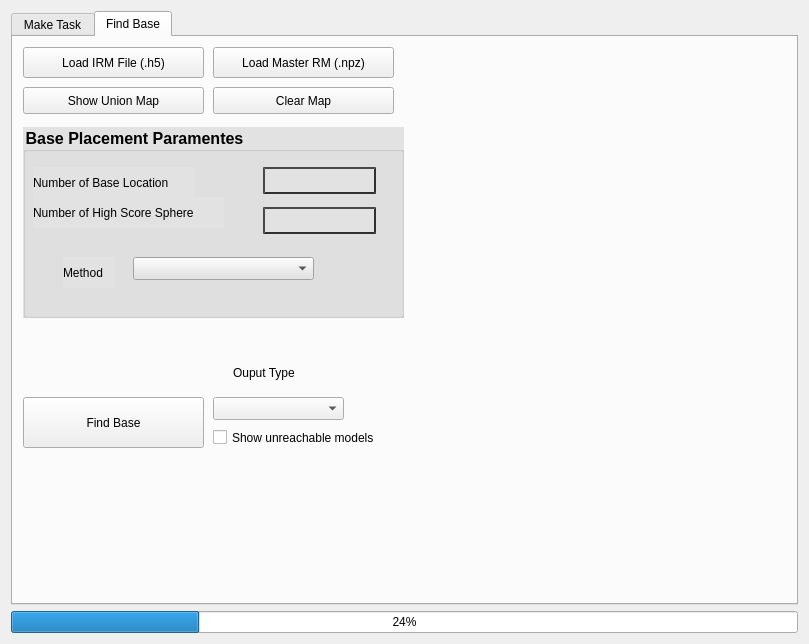
<?xml version="1.0" encoding="UTF-8"?>
<ui version="4.0">
 <class>BasePlacementWidget</class>
 <widget class="QWidget" name="BasePlacementWidget">
  <property name="geometry">
   <rect>
    <x>0</x>
    <y>0</y>
    <width>809</width>
    <height>644</height>
   </rect>
  </property>
  <property name="windowTitle">
   <string>Form</string>
  </property>
  <layout class="QGridLayout" name="gridLayout">
   <item row="1" column="1">
    <widget class="QProgressBar" name="progressBar">
     <property name="value">
      <number>24</number>
     </property>
    </widget>
   </item>
   <item row="0" column="1">
    <widget class="QTabWidget" name="tabWidget">
     <property name="currentIndex">
      <number>1</number>
     </property>
     <widget class="QWidget" name="tab_1">
      <attribute name="title">
       <string>Make Task</string>
      </attribute>
      <layout class="QGridLayout" name="gridLayout_2">
       <item row="0" column="0">
        <widget class="QLabel" name="label">
         <property name="text">
          <string>Task Poses</string>
         </property>
        </widget>
       </item>
       <item row="10" column="3">
        <widget class="QPushButton" name="btn_ClearAllPoints">
         <property name="text">
          <string>Clear All Poses</string>
         </property>
        </widget>
       </item>
       <item row="10" column="1">
        <widget class="QPushButton" name="btn_SavePath">
         <property name="text">
          <string>Save Task</string>
         </property>
        </widget>
       </item>
       <item row="10" column="0">
        <widget class="QPushButton" name="btn_LoadPath">
         <property name="text">
          <string>Load Task</string>
         </property>
        </widget>
       </item>
       <item row="1" column="0" rowspan="4" colspan="4">
        <widget class="QTreeView" name="treeView">
         <property name="rootIsDecorated">
          <bool>true</bool>
         </property>
         <property name="uniformRowHeights">
          <bool>true</bool>
         </property>
        </widget>
       </item>
       <item row="9" column="2" colspan="2">
        <spacer name="horizontalSpacer">
         <property name="orientation">
          <enum>Qt::Horizontal</enum>
         </property>
         <property name="sizeHint" stdset="0">
          <size>
           <width>40</width>
           <height>20</height>
          </size>
         </property>
        </spacer>
       </item>
       <item row="7" column="3">
        <layout class="QGridLayout" name="gridLayout_3">
         <item row="6" column="0">
          <widget class="QPushButton" name="btnRemovePoint">
           <property name="text">
            <string>Remove Pose</string>
           </property>
          </widget>
         </item>
         <item row="7" column="0">
          <spacer name="verticalSpacer">
           <property name="orientation">
            <enum>Qt::Vertical</enum>
           </property>
           <property name="sizeType">
            <enum>QSizePolicy::Fixed</enum>
           </property>
           <property name="sizeHint" stdset="0">
            <size>
             <width>20</width>
             <height>40</height>
            </size>
           </property>
          </spacer>
         </item>
         <item row="2" column="0" rowspan="2">
          <widget class="QGroupBox" name="groupBox_3">
           <property name="title">
            <string>RobotModel</string>
           </property>
           <widget class="QComboBox" name="combo_robotModel">
            <property name="geometry">
             <rect>
              <x>0</x>
              <y>30</y>
              <width>111</width>
              <height>23</height>
             </rect>
            </property>
           </widget>
          </widget>
         </item>
         <item row="5" column="0">
          <widget class="QLineEdit" name="txtPointName"/>
         </item>
         <item row="4" column="0">
          <widget class="QLabel" name="label_3">
           <property name="text">
            <string>Point</string>
           </property>
          </widget>
         </item>
        </layout>
       </item>
       <item row="7" column="0" colspan="3">
        <widget class="QGroupBox" name="newPointLayout">
         <property name="autoFillBackground">
          <bool>false</bool>
         </property>
         <property name="styleSheet">
          <string notr="true">background-color: rgb(226, 226, 226)</string>
         </property>
         <layout class="QFormLayout" name="FormLayoutObjectPose_2">
          <property name="fieldGrowthPolicy">
           <enum>QFormLayout::AllNonFixedFieldsGrow</enum>
          </property>
          <item row="0" column="0">
           <widget class="QGroupBox" name="groupBox">
            <property name="font">
             <font>
              <pointsize>12</pointsize>
              <weight>75</weight>
              <bold>true</bold>
             </font>
            </property>
            <property name="title">
             <string>Add New Task Poses</string>
            </property>
           </widget>
          </item>
          <item row="2" column="0">
           <widget class="QLabel" name="label_2">
            <property name="text">
             <string>Set Position/Orientation</string>
            </property>
           </widget>
          </item>
          <item row="5" column="0">
           <widget class="QLabel" name="xLabel">
            <property name="text">
             <string>X (m)</string>
            </property>
           </widget>
          </item>
          <item row="5" column="1">
           <widget class="QLineEdit" name="LineEditX">
            <property name="styleSheet">
             <string notr="true">border-style: outset;
border-width: 2px;
border-color :rgb(48, 48, 48)</string>
            </property>
           </widget>
          </item>
          <item row="7" column="0">
           <widget class="QLabel" name="yLabel">
            <property name="text">
             <string>Y (m)</string>
            </property>
           </widget>
          </item>
          <item row="7" column="1">
           <widget class="QLineEdit" name="LineEditY">
            <property name="styleSheet">
             <string notr="true">border-style: outset;
border-width: 2px;
border-color :rgb(48, 48, 48)</string>
            </property>
           </widget>
          </item>
          <item row="8" column="0">
           <widget class="QLabel" name="zLabel">
            <property name="text">
             <string>Z (m)</string>
            </property>
           </widget>
          </item>
          <item row="8" column="1">
           <widget class="QLineEdit" name="LineEditZ">
            <property name="styleSheet">
             <string notr="true">border-style: outset;
border-width: 2px;
border-color :rgb(48, 48, 48)</string>
            </property>
           </widget>
          </item>
          <item row="9" column="0">
           <widget class="QLabel" name="rxLabel">
            <property name="text">
             <string>Rx (deg)</string>
            </property>
           </widget>
          </item>
          <item row="9" column="1">
           <widget class="QLineEdit" name="LineEditRx">
            <property name="styleSheet">
             <string notr="true">border-style: outset;
border-width: 2px;
border-color :rgb(48, 48, 48)</string>
            </property>
           </widget>
          </item>
          <item row="10" column="0">
           <widget class="QLabel" name="ryLabel">
            <property name="text">
             <string>Ry (deg)</string>
            </property>
           </widget>
          </item>
          <item row="10" column="1">
           <widget class="QLineEdit" name="LineEditRy">
            <property name="styleSheet">
             <string notr="true">border-style: outset;
border-width: 2px;
border-color :rgb(48, 48, 48)</string>
            </property>
           </widget>
          </item>
          <item row="12" column="0">
           <widget class="QLabel" name="rzLabel">
            <property name="text">
             <string>Rz (deg)</string>
            </property>
           </widget>
          </item>
          <item row="12" column="1">
           <widget class="QLineEdit" name="LineEditRz">
            <property name="styleSheet">
             <string notr="true">border-style: outset;
border-width: 2px;
border-color :rgb(48, 48, 48)</string>
            </property>
           </widget>
          </item>
          <item row="13" column="0">
           <widget class="QPushButton" name="btnAddPoint">
            <property name="text">
             <string>Add Point</string>
            </property>
           </widget>
          </item>
          <item row="1" column="0" colspan="2">
           <spacer name="verticalSpacer_4">
            <property name="orientation">
             <enum>Qt::Vertical</enum>
            </property>
            <property name="sizeHint" stdset="0">
             <size>
              <width>20</width>
              <height>40</height>
             </size>
            </property>
           </spacer>
          </item>
         </layout>
        </widget>
       </item>
      </layout>
      <zorder>label</zorder>
      <zorder>treeView</zorder>
      <zorder>btn_LoadPath</zorder>
      <zorder>btn_SavePath</zorder>
      <zorder>newPointLayout</zorder>
      <zorder>btn_ClearAllPoints</zorder>
      <zorder>horizontalSpacer</zorder>
      <zorder></zorder>
     </widget>
     <widget class="QWidget" name="tab_2">
      <attribute name="title">
       <string>Find Base</string>
      </attribute>
      <widget class="QPushButton" name="targetPoint">
       <property name="geometry">
        <rect>
         <x>10</x>
         <y>360</y>
         <width>181</width>
         <height>51</height>
        </rect>
       </property>
       <property name="text">
        <string>Find Base</string>
       </property>
      </widget>
      <widget class="QGroupBox" name="groupBox_2">
       <property name="geometry">
        <rect>
         <x>10</x>
         <y>90</y>
         <width>381</width>
         <height>191</height>
        </rect>
       </property>
       <property name="font">
        <font>
         <pointsize>12</pointsize>
         <weight>75</weight>
         <italic>false</italic>
         <bold>true</bold>
        </font>
       </property>
       <property name="styleSheet">
        <string notr="true">background-color: rgb(226, 226, 226)</string>
       </property>
       <property name="title">
        <string>Base Placement Paramentes</string>
       </property>
       <widget class="QLabel" name="label_5">
        <property name="geometry">
         <rect>
          <x>10</x>
          <y>40</y>
          <width>161</width>
          <height>31</height>
         </rect>
        </property>
        <property name="text">
         <string>Number of Base Location</string>
        </property>
       </widget>
       <widget class="QLineEdit" name="lnEdit_BaseLocSize">
        <property name="geometry">
         <rect>
          <x>240</x>
          <y>40</y>
          <width>113</width>
          <height>27</height>
         </rect>
        </property>
        <property name="styleSheet">
         <string notr="true">border-style: outset;
border-width: 2px;
border-color :rgb(48, 48, 48)</string>
        </property>
       </widget>
       <widget class="QComboBox" name="combo_planGroup">
        <property name="geometry">
         <rect>
          <x>110</x>
          <y>130</y>
          <width>181</width>
          <height>23</height>
         </rect>
        </property>
       </widget>
       <widget class="QLabel" name="label_6">
        <property name="geometry">
         <rect>
          <x>40</x>
          <y>130</y>
          <width>51</width>
          <height>31</height>
         </rect>
        </property>
        <property name="text">
         <string>Method</string>
        </property>
       </widget>
       <widget class="QLineEdit" name="lnEdit_SpSize">
        <property name="geometry">
         <rect>
          <x>240</x>
          <y>80</y>
          <width>113</width>
          <height>27</height>
         </rect>
        </property>
        <property name="styleSheet">
         <string notr="true">border-style: outset;
border-width: 2px;
border-color :rgb(48, 48, 48)</string>
        </property>
       </widget>
       <widget class="QLabel" name="label_8">
        <property name="geometry">
         <rect>
          <x>10</x>
          <y>70</y>
          <width>191</width>
          <height>31</height>
         </rect>
        </property>
        <property name="text">
         <string>Number of High Score Sphere</string>
        </property>
       </widget>
      </widget>
      <widget class="QLabel" name="lbl_placeBaseCompleted">
       <property name="geometry">
        <rect>
         <x>10</x>
         <y>290</y>
         <width>461</width>
         <height>41</height>
        </rect>
       </property>
       <property name="font">
        <font>
         <pointsize>12</pointsize>
         <weight>75</weight>
         <italic>true</italic>
         <bold>true</bold>
        </font>
       </property>
       <property name="text">
        <string/>
       </property>
      </widget>
      <widget class="QPushButton" name="btn_LoadReachabilityFile">
       <property name="geometry">
        <rect>
         <x>10</x>
         <y>10</y>
         <width>181</width>
         <height>31</height>
        </rect>
       </property>
       <property name="text">
        <string>Load IRM File (.h5)</string>
       </property>
      </widget>
      <widget class="QPushButton" name="btn_LoadMasterRM">
       <property name="geometry">
        <rect>
         <x>200</x>
         <y>10</y>
         <width>181</width>
         <height>31</height>
        </rect>
       </property>
       <property name="text">
        <string>Load Master RM (.npz)</string>
       </property>
      </widget>
      <widget class="QPushButton" name="btn_showUnionMap">
       <property name="geometry">
        <rect>
         <x>10</x>
         <y>50</y>
         <width>181</width>
         <height>27</height>
        </rect>
       </property>
       <property name="text">
        <string>Show Union Map</string>
       </property>
      </widget>
      <widget class="QPushButton" name="btn_ClearUnionMap">
       <property name="geometry">
        <rect>
         <x>200</x>
         <y>50</y>
         <width>181</width>
         <height>27</height>
        </rect>
       </property>
       <property name="text">
        <string>Clear Map</string>
       </property>
      </widget>
      <widget class="QComboBox" name="combo_opGroup">
       <property name="geometry">
        <rect>
         <x>200</x>
         <y>360</y>
         <width>131</width>
         <height>23</height>
        </rect>
       </property>
      </widget>
      <widget class="QLabel" name="label_7">
       <property name="geometry">
        <rect>
         <x>220</x>
         <y>320</y>
         <width>71</width>
         <height>31</height>
        </rect>
       </property>
       <property name="text">
        <string>Ouput Type</string>
       </property>
      </widget>
      <widget class="QCheckBox" name="show_umodel_checkBox">
       <property name="enabled">
        <bool>true</bool>
       </property>
       <property name="geometry">
        <rect>
         <x>200</x>
         <y>390</y>
         <width>181</width>
         <height>21</height>
        </rect>
       </property>
       <property name="text">
        <string>Show unreachable models</string>
       </property>
       <property name="checked">
        <bool>false</bool>
       </property>
      </widget>
     </widget>
    </widget>
   </item>
  </layout>
 </widget>
 <resources/>
 <connections/>
</ui>
